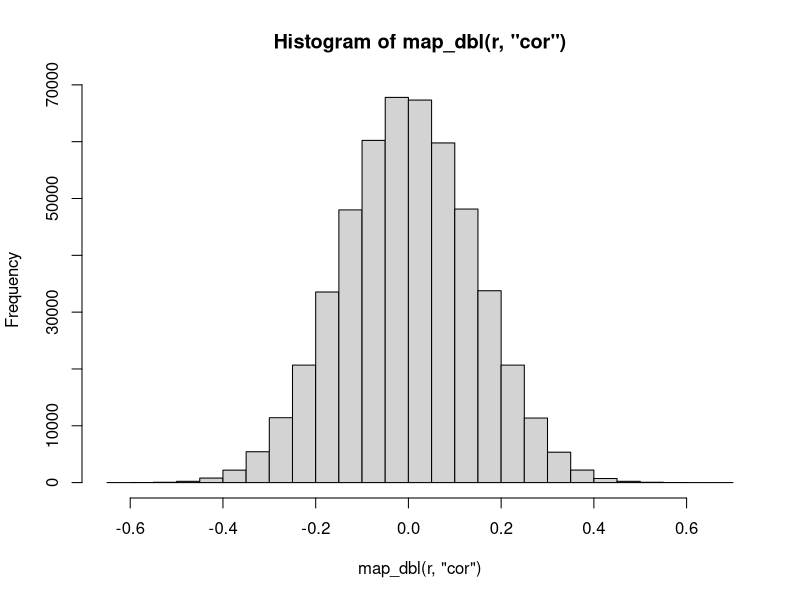
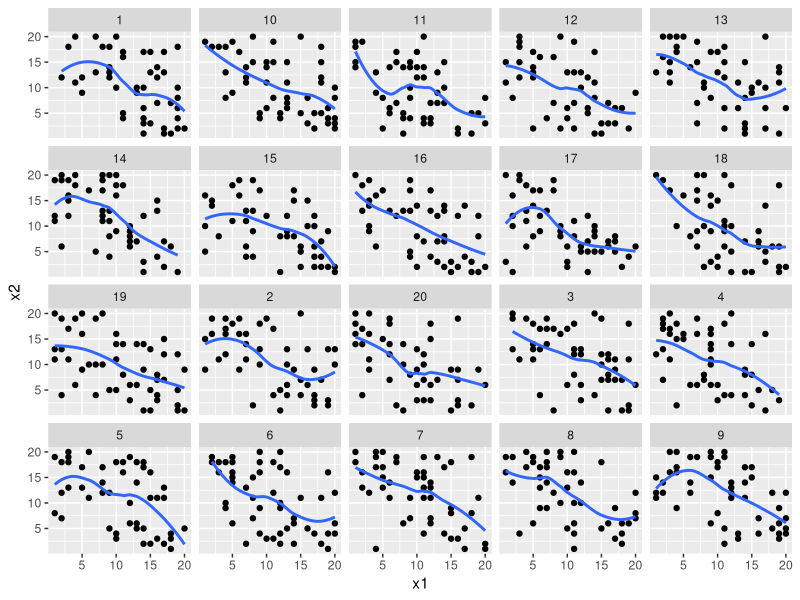
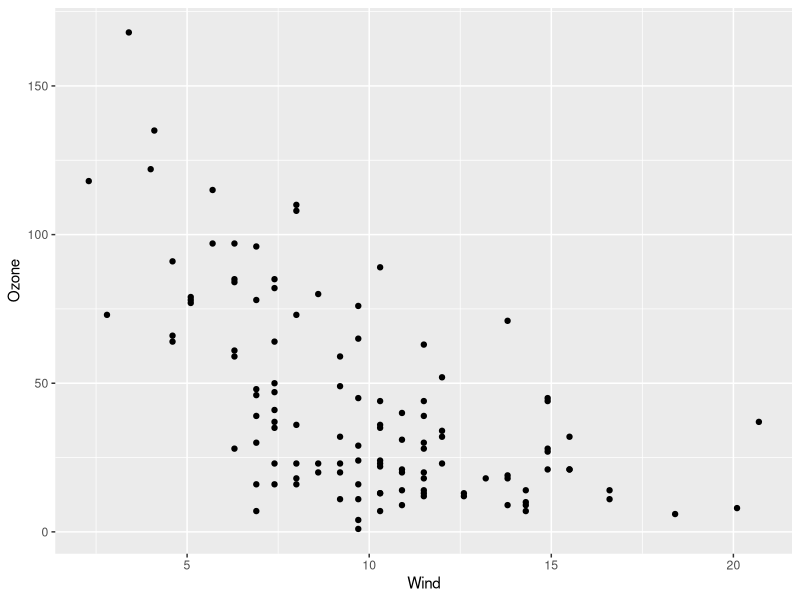

Reproduce these figures in R, in order. (Note: this script raises an error after producing the figures.)
library(tidyverse)
library(furrr)

k <- 20
n <- 50
N <- 500000

r <- replicate(N, {
    x1 <- sample(k, n, replace = TRUE)
    x2 <- sample(k, n, replace = TRUE)
    list(x1 = x1, x2 = x2,
         cor = cor(x1, x2))
}, simplify = FALSE)

r |>
    map_dbl("cor") |>
    hist()

u <- r |>
    map_dbl("cor") |>
    between(-0.7, -0.5)
sum(u)
r1 <- r[!is.na(u) & u]
r1 |>
    sample(size = min(20, length(r1))) |>
    map(function(z) {
        tibble(x1 = z$x1,
               x2 = z$x2)
    }) |>
    bind_rows(.id = "dataset") |>
    group_by(dataset) |>
    count(x1, x2) |>
    ggplot(aes(x1, x2)) +
    #geom_raster(aes(fill = n)) +
    geom_point() +
    geom_smooth(se = FALSE, method = "loess",
                formula = "y ~ x") +
    facet_wrap(vars(dataset))


################################################################################

dat <- airquality |>
    select(Ozone, Wind) |>
    filter(if_all(everything(), ~ !is.na(.x)))
dat

dat |>
    ggplot(aes(Wind, Ozone)) +
    geom_point()


dat |>
    summarize(cor(Wind, Ozone))

library(furrr)
plan(multisession, workers = 10L)

n <- nrow(dat)
N <- 500000
r <- future_map(seq_len(N), function(i) {
    dat1 <- tibble(Ozone = sample(dat$Ozone, n, replace = TRUE),
                   Wind = sample(dat$Wind, n, replace = TRUE))
    list(dat = dat1, cor = with(dat1, cor(Ozone, Wind)))
}, .options = furrr_options(seed = TRUE))

r |>
    map_dbl("cor") |>
    hist()

u <- r |>
    map_dbl("cor") < -0.3
which(u)

r[[1368]]$dat |>
    ggplot(aes(Wind, Ozone)) +
    geom_point()


rho <- with(dat, cor(Wind, Ozone))
rho
n <- nrow(dat)

f <- function(x) {
    m <- matrix(x, nrow = n)
    cc <- cor(m[,1], m[,2])
    (cc - rho)^2
}

x0 <- dat |>
    as.vector() |>
    unlist(use.names = FALSE)
x0
f(sample(x0, length(x0), replace = TRUE))

pstart <- sample(x0, length(x0), replace = TRUE)
#pstart <- runif(2 * n, 0, 170)
pstart |>
    matrix(nrow = n) |>
    plot(xlim = c(0, 170), ylim = c(0, 170))

op <- optim(pstart, f, method = "L-BFGS-B", lower = 0 , upper = 170)
op$par |>
    matrix(nrow = n) |>
    plot(xlim = c(0, 170), ylim = c(0, 170))
